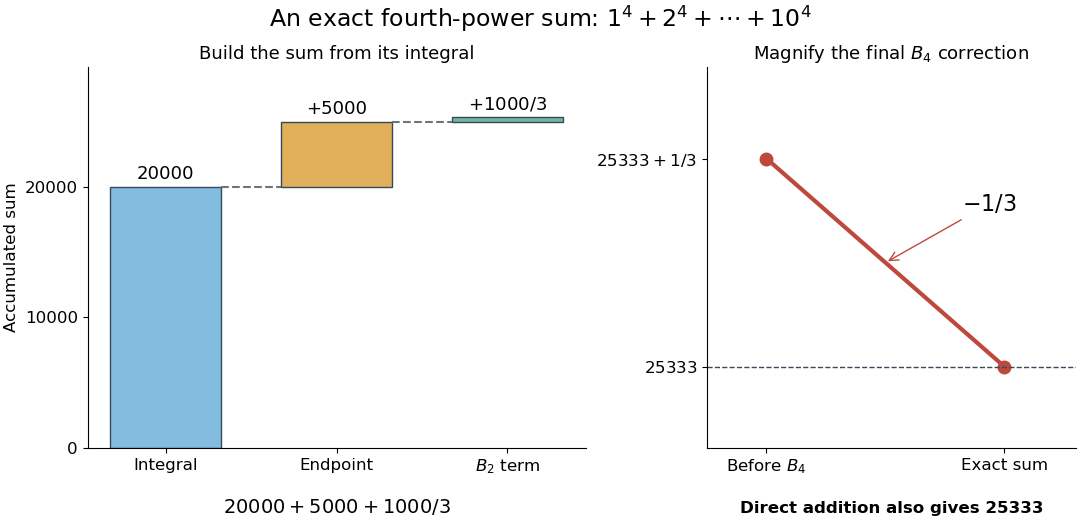

Source code (Python):
"""Show an exact power sum and magnify its small final correction.

Run from the output directory. Tested with Python 3.14, matplotlib 3.10.7,
and numpy 2.3.5. The calculation uses standard-library rational arithmetic.
"""

from fractions import Fraction
from pathlib import Path

import matplotlib.pyplot as plt
from matplotlib.ticker import FuncFormatter


def main():
    n = 10
    integral = Fraction(n**5, 5)
    endpoint = Fraction(n**4, 2)
    b2 = Fraction(n**3, 3)
    b4 = -Fraction(n, 30)
    before_final = integral + endpoint + b2
    exact = before_final + b4
    assert exact == sum(k**4 for k in range(1, n + 1)) == 25333
    plt.rcParams.update({"font.size": 12, "axes.spines.top": False,
                         "axes.spines.right": False})
    fig, axes = plt.subplots(1, 2, figsize=(10.8, 5.2), layout="constrained",
                             gridspec_kw={"width_ratios": (1.35, 1)})
    fig.patch.set_facecolor("white")
    fig.suptitle("An exact fourth-power sum: $1^4 + 2^4 + \\cdots + 10^4$", fontsize=17)
    ax, zoom = axes
    for panel in axes:
        panel.set_facecolor("white")
    levels = [Fraction(0), integral, integral + endpoint, before_final]
    colors = ["#82bddf", "#e0b15a", "#73b7a0"]
    for i, (bottom, top, color) in enumerate(zip(levels, levels[1:], colors)):
        ax.bar(i, float(top - bottom), bottom=float(bottom), width=0.65,
               color=color, edgecolor="#38495a")
        if i < 2:
            ax.plot([i + 0.325, i + 0.675], [float(top)] * 2,
                    color="#6a7580", linestyle="--")
    for i, text in enumerate(["20000", "+5000", "$+1000/3$"]):
        ax.text(i, float(levels[i + 1]) + 600, text, ha="center", fontsize=13)
    ax.set(xticks=range(3), xticklabels=["Integral", "Endpoint", "$B_2$ term"],
           ylim=(0, 29200), yticks=(0, 10000, 20000), ylabel="Accumulated sum")
    ax.set_title("Build the sum from its integral", fontsize=13)
    ax.text(0.5, -0.17, "$20000 + 5000 + 1000/3$", transform=ax.transAxes,
            ha="center", fontsize=14)
    zoom.set_title("Magnify the final $B_4$ correction", fontsize=13)
    zoom.plot([0, 1], [float(before_final), float(exact)], color="#bc493c",
              marker="o", linewidth=3, markersize=9)
    zoom.axhline(float(exact), color="#38495a", linestyle="--", linewidth=1)
    zoom.annotate("$-1/3$", xy=(0.5, float(exact + Fraction(1, 6))),
                  xytext=(0.82, float(exact + Fraction(1, 4))), fontsize=16,
                  arrowprops={"arrowstyle": "->", "color": "#bc493c"})
    zoom.set(xlim=(-0.25, 1.3), ylim=(25332.87, 25333.48),
             xticks=(0, 1), xticklabels=["Before $B_4$", "Exact sum"],
             yticks=(25333, float(before_final)))
    zoom.yaxis.set_major_formatter(FuncFormatter(
        lambda value, _: "$25333$" if abs(value - 25333) < 0.01 else "$25333 + 1/3$"))
    zoom.text(0.5, -0.17, "Direct addition also gives 25333", transform=zoom.transAxes,
              ha="center", fontsize=12, fontweight="bold")
    fig.savefig(Path(__file__).stem + ".png", dpi=100, facecolor="white")
    plt.close(fig)


if __name__ == "__main__":
    main()
